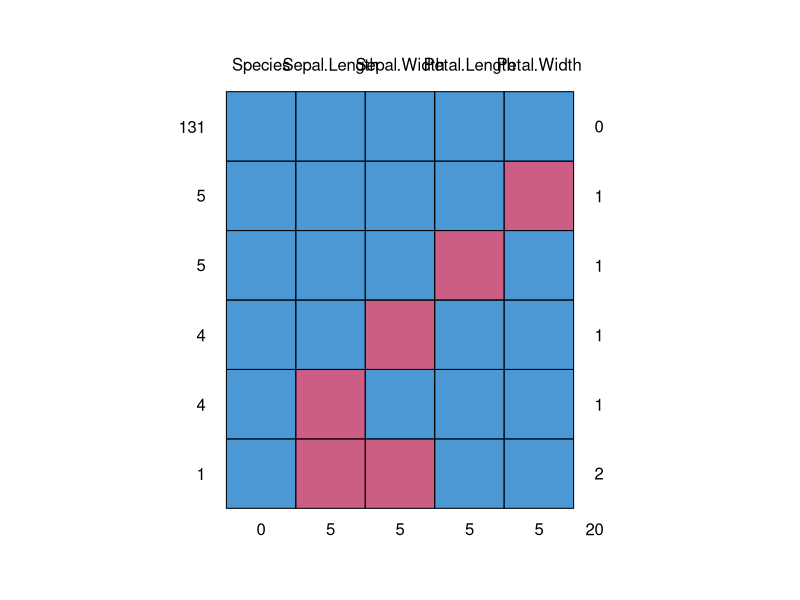
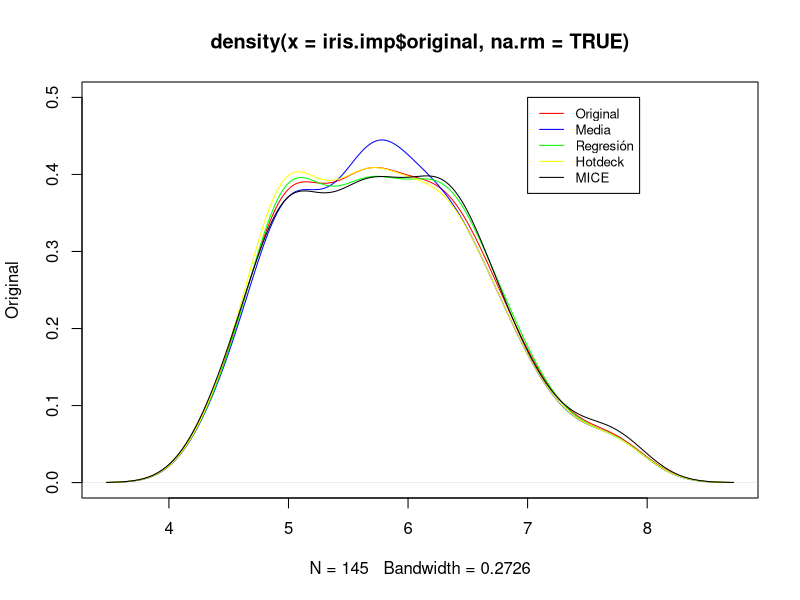
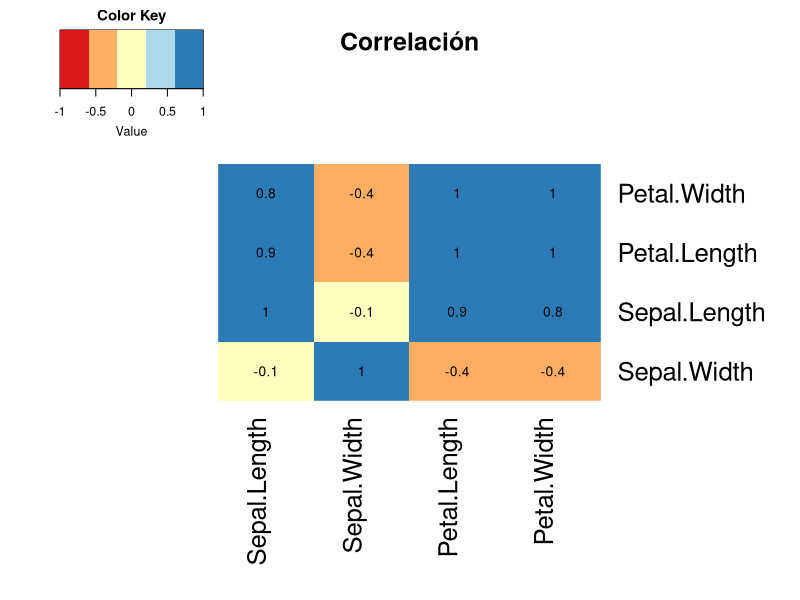
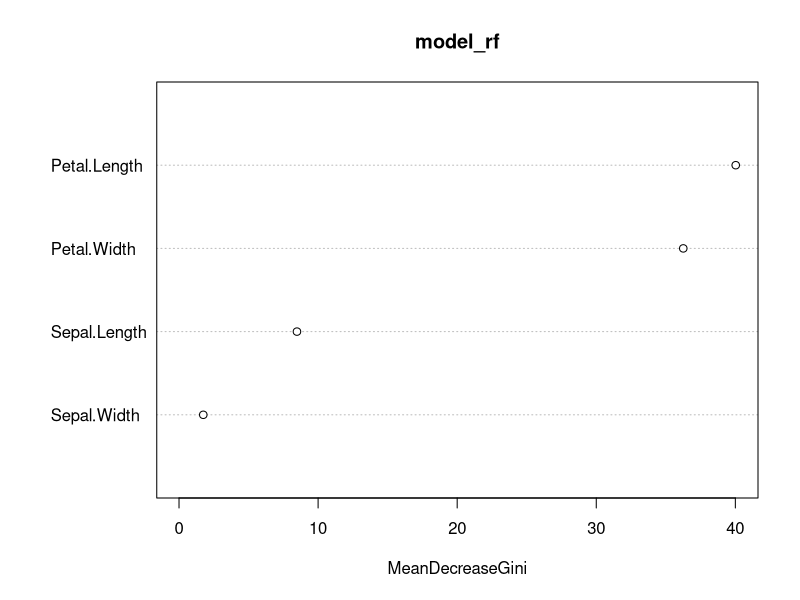

Reproduce these figures in R, in order.
## ---- chunk 1
knitr::opts_chunk$set(echo = TRUE, message = FALSE)
## ---- chunk 2
head(iris)
#generamos los datos aleatoriamente con un for loop (lo veremos en un rato) y la función sample() que toma una muestra (de 1 en cada vuelta del for loop en este caso). Con i iteramos sobre la columna y con j con la cantidad de veces uqe vamos a imputar NA.
for(i in 1:4) {
  for(j in 1:5) {
    inst.aleat<-sample(1:nrow(iris), 1, replace=F)
    iris[inst.aleat, i]<-NA
  }
}
#filtramos iris por los NA de alguna columna.
library(knitr)
kable(iris[is.na(iris$Sepal.Length),])

#contamos el total de NA para una columna
sum(is.na(iris$Sepal.Length))

#podemos calcular la proporción de NA sobre el total de instancias
round(sum(is.na(iris$Sepal.Length))/nrow(iris)*100,2)

#como ya vimos en la clase 2, puedo hacer un dataframe con el recuento de NA para las columnas

na_count <-sapply(iris, function(y) sum(length(which(is.na(y)))))
na_count <- data.frame(na_count)
na_count

#con la función na.omit() puedo filtrar un dataset por los registros completos (con ningun na en sus columnas)
iris.reg_completos<-na.omit(iris)
nrow(iris.reg_completos)

#recordemos que muchas funciones tienen tratamietno de na, por ejemplo mean()
mean(iris$Petal.Length, na.rm = TRUE)
## ---- chunk 3
#podemos imputar por la media
iris.imp<-iris
iris.imp$media<-iris$Sepal.Length

iris.imp$media[is.na(iris.imp$media)]<-mean(iris.imp$media, na.rm = TRUE)

# Verificamos que no quedan faltantes
sum(is.na(iris.imp$media))

#Podemos imputar con los valores generados de un modelo de regresión
#Armamos el modelo
#iris.imp <- iris
rl_model<-lm(iris.imp$Sepal.Length ~ iris.imp$Sepal.Width+iris.imp$Petal.Length, data = iris.imp)

# Imprimimos los coeficientes del modelo
print(rl_model$coefficients)

# Imputamos en base al modelo
iris.imp$regresion<-iris.imp$Sepal.Length

SW<-iris.imp$Sepal.Width[is.na(iris.imp$Sepal.Length)]
PL<-iris.imp$Petal.Length[is.na(iris.imp$Sepal.Length)]
coef<-rl_model$coefficients

# Hacemos la imputación
iris.imp$regresion[is.na(iris.imp$regresion)]<-coef[1]+SW*coef[2]+PL*coef[3]

iris.imp$regresion[is.na(iris.imp$regresion)]<-coef[1]+iris$Sepal.Width*coef[2]+iris$Petal.Length*coef[3]
# Verificamos que no existen faltantes
sum(is.na(iris.imp$regresion))

#probamos la imputación hot deck, que toma un valor similar random del resto del dataset.
# Cargamos la librería VIM (Visualization and Imputation of Missing Values)
#install.packages("VIM")
library(VIM)

# Definimos un dataframe auxiliar para no perder la variable original
df_aux<-hotdeck(iris, variable="Sepal.Length")
kable(head(df_aux))
iris.imp$hotdeck<-df_aux$Sepal.Length
iris.imp$hotdeckbool<-df_aux$Sepal.Length_imp
# Verificamos que no existen faltantes
sum(is.na(iris.imp$hotdeck))

#imputación MICE (Multiple Imputation by Chained Equations)
# Cargamos la librería
#install.packages("mice")
library(mice)
# Gráfico con el resumen de los missing para el dataset iris
md.pattern(iris)

# Imputamos los datos con pmm (predictive mean matching, para valores numéricos). Lista de todos los métodos de la función: https://www.rdocumentation.org/packages/mice/versions/3.6.0/topics/mice
imputed_Data <- mice(iris, m=5, maxit = 3, method = 'pmm', seed = 500)

#Tomamos los datos completos
completeData <- complete(imputed_Data)

# Los asignamos a una nueva variable
iris.imp$mice <- completeData$Sepal.Length

# Verificamos que no existen faltantes
sum(is.na(iris.imp$mice))

#Podemos analizar gráficamente la imputación
# Quitamos los atributos que no vamos a usar y renombramos Sepal.Length
iris.imp<-iris.imp[,-c(2:5)]
names(iris.imp)[1]<-"original"

# Analisis grafico de los resultados
plot(density(iris.imp$original, na.rm=TRUE), type = "l", col="red", ylab = "Original", ylim=c(0,0.5))
lines(density(iris.imp$media, na.rm=TRUE), type = "l", col="blue")
lines(density(iris.imp$regresion, na.rm=TRUE), type = "l", col="green")
lines(density(iris.imp$hotdeck, na.rm=TRUE), type = "l", col="yellow")
lines(density(iris.imp$mice, na.rm=TRUE), type = "l", col="black")
legend(7, 0.5, legend=c("Original", "Media", 'Regresión', 'Hotdeck', 'MICE'), col=c("red", "blue", 'green','yellow', "black"), lty=1, cex=0.8)
## ---- chunk 4
#Una opción es eliminar las variables con escasa varianza, llamado con low variance factor

# Tomamos los atributos numéricos del dataframe
lvf<-na.omit(iris[,-c(5)])

# Primero normalizamos los datos (Min-Max) a un rango 0-1
for(i in 1:ncol(lvf)) {
  lvf[,i] <- (lvf[,i]-min(lvf[,i]))/(max(lvf[,i])-min(lvf[,i]))
}

# Calculamos la varianza para cada atributo y redondeamos a 4 decimales
varianzas<-round(apply(lvf, 2, var),4)

print(varianzas)
#Y de aquí definimos un "cut-off" para sacar las variables que aporten poca varianza. Es una técnica que debe ser usada luego de analizar el contenido de las variables.

#Como vimos la clase pasada (para evitar la multicolinealidad), podemos eliminar atributos correlacionados. En la clase pasada lo hicimos con VIF (que era específicamente para modelos lineales). Vamos a ver cómo hacerlo "manualmente"

#Hacemos una matriz de atributos correlacionados (de otra manera más!)
#install.packages("gplots")
library(gplots)
library(RColorBrewer)
#esta función cierra un plot específico (en vacío cierra el último plot)
#dev.off()
ds.cor=cor(iris[,-c(5)], use="complete.obs")
heatmap.2(ds.cor,
          cellnote = round(ds.cor,1), 
          main = "Correlación",
          notecol="black",     
          density.info="none", 
          trace="none",        
          margins =c(12,12),    
          col=brewer.pal('RdYlBu', n=5),  
          dendrogram="none",     
          Colv="NA")

#hacemos la matriz de correlación a mano y con caret

#a mano:
data.numeric<-na.omit(iris[,-c(5)])

# Calculo matriz de correlacion
matriz.correlacion<-cor(data.numeric)

# Verifico la Correlación con la matríz
print(matriz.correlacion)

#caret:
library(caret)
# Buscamos atributos con correlaciones superiores a 0.75
highlyCorrelated <- findCorrelation(matriz.correlacion, cutoff=0.75)

# Imprimimos los nombres de los atributos que cumplen con la condición anterior
#highlyCorrelated se guarda con los numeros de columna que superan la correlacion de 0.75
print(names(data.numeric[,highlyCorrelated]))

#Podemos usar modelos como random forest que tienen una opción de devolver la importancia de las variables como predictoras para quedarme sólo con las más importantes
#install.packages("randomForest")
library(randomForest)

model_rf<-randomForest(Species ~ ., data=iris, na.action = na.omit)
#el mean decrease gini se calcula a partir de "Gini Impurity", una métrica que usan los árboles de decisión para splitear. Altos valores de mean decrease gini implican mayor importancia de la variable.
importance(model_rf)
#el paquete permite graficarlo
varImpPlot(model_rf)
## ---- chunk 5
# Vector edad
edad <- c(25, 35, 50)
# Vector salario
salario <- c(20000, 120000, 200000)
# Data frame 
df <- data.frame( "edad" = edad, "salario" = salario, stringsAsFactors = FALSE)

#Normalización min-max. Es usada tradicionalmente con K-Nearest Neighbors (KNN), un algoritmo de clasificación muy difundido.

#se calcula:
#(X - min(X))/(max(X) - min(X))

#Definimos una función específica que haga la normalización
normalize <- function(x) {
    return ((x - min(x)) / (max(x) - min(x)))
  }

#usamos lapply para aplicar nuestra función de normalización al dataframe.
dfNorm <- as.data.frame(lapply(df, normalize))
dfNorm
kable(head(dfNorm))

#podemos hacerlo sólo sobre el salario
dfNorm <- as.data.frame(lapply(df[2], normalize))
kable(head(dfNorm))

#otra alternativa: dfNorm <- as.data.frame(lapply(df["Salary"], normalize))

#La desventaja de la normalización min-max es que tiende a llevar los datos a la media. Si los outliers tienen que tener peso más que los otros valores, se recomienda usar la estandarización z-score, incluida en la función scale() de R. 
dfNormZ <- as.data.frame( scale(df[1:2] ))
dfNormZ
## ---- chunk 6
dte = seq(as.Date("2011-05-01"), as.Date("2011-05-20"), by=1)
persid = c(1013,1011,1014,1015,1023,1028,1012,1018,1019,1020,1027,
        1016,1022,1017,1021,1024,1030,1025,1026,1029)
v1 = round(rnorm(20), 2)
v2 = round(rnorm(20), 2)
first=c("David","Sara","Jon","Jennifer","Ken","Ralph","Chris","David",
      "David","Joe","Melanie","Debbie","Jessica","Ally","Amy","Ralph",
      "Sara","Jane","John","Lance")
last=c("Smith","Jones","Alberts","Hudson","Jennings","Masterson","Browm",
      "Felt","Spade","Montana","Keith","Hardson","Karson","Roberts","Smith",
      "Jennings","Denver","Hudson","Reynolds","Darder")
stat = c("CA","IA","NC","FL","GA","OH","NY","CA","TX","TX","CA","CA","AZ",
      "CO","OK","MI","WI","SC","VT","IL")

df1 <- data.frame(id=c(seq(1,20)), date=c(dte), var1=c(v1),
            var2=c(v2), personid=c(persid))

df2 <- data.frame(id=c(sort(persid)), firstname=c(first),
            lastname=c(last), state=c(stat))
#install.packages("sqldf")
library(sqldf)

sqldf("SELECT COUNT(*) FROM df2 WHERE state = 'CA'")

sqldf("SELECT df2.firstname, df2.lastname, df1.var1, df2.state FROM df1
INNER JOIN df2 ON df1.personid = df2.id WHERE df2.state = 'TX'")

sqldf("SELECT df2.state, COUNT(df1.var1) FROM df1
INNER JOIN df2 ON df1.personid = df2.id WHERE df1.var1 > 0
GROUP BY df2.state")
## ---- chunk 7
# Creamos un vector con valores random dentro de una distribución normal. R tiene varias funciones para generar distribuciones, como rbinom(), rpois() y demás.
u1 <- rnorm(30)
print("Este loop calcula el cuadrado de los primeros 10 elementos del vector u1")

# Inicializamos `usq` (u squared)
usq <- 0

for(i in 1:10) {
  # con el i, que es el elemento a iterar, voy aplicando el loop para cada elemento
  usq[i] <- u1[i]*u1[i]
  print(usq[i])
}

print(i)

sum(iris$Sepal.Length)

for(i in 1:nrow(iris)) {
  iris$Sepal.Length[i] <- iris$Sepal.Length[i]*2.5
}

sum(iris$Sepal.Length)

## ---- chunk 8
#while loop
while (i < 5){
print(i)
i <- i + 1
}

#repeat loop
x <- 1
repeat {
print(x)
x = x+1
if (x == 6){
break
}
}

## ---- chunk 9
a = c(5,7,2,9,3)
ifelse(a > 3,"mayor que tres","menor que tres")

#los ifelse() pueden estar anidados, por ejemplo
ifelse(a > 3,"mayor que tres",ifelse(a==3, "tres", "menor que tres"))
## ---- chunk 10

library(tidyverse)

mtcars %>%
  split(.$cyl) %>% # de base R
  map(~ lm(mpg ~ wt, data = .)) %>%
  map(summary) %>%
  map_dbl("r.squared")
## ---- chunk 11
#el separador por default es un espacio en blanco
paste("A", "B", "C") 
paste("A", "B", "C", sep="-") 
paste("A", "B", iris$Species[1]) 

#en cambio con paste0(), es vacío el sep por default
paste0("A", "B", "C") 

# Nos podemos poner más complejos:
labels <- paste(c("X","Y"), 1:5, sep="/") 
labels
## ---- chunk 12
library(tidyverse)

iris %>%
  group_split(Species)

iris %>%
  group_keys(Species)
